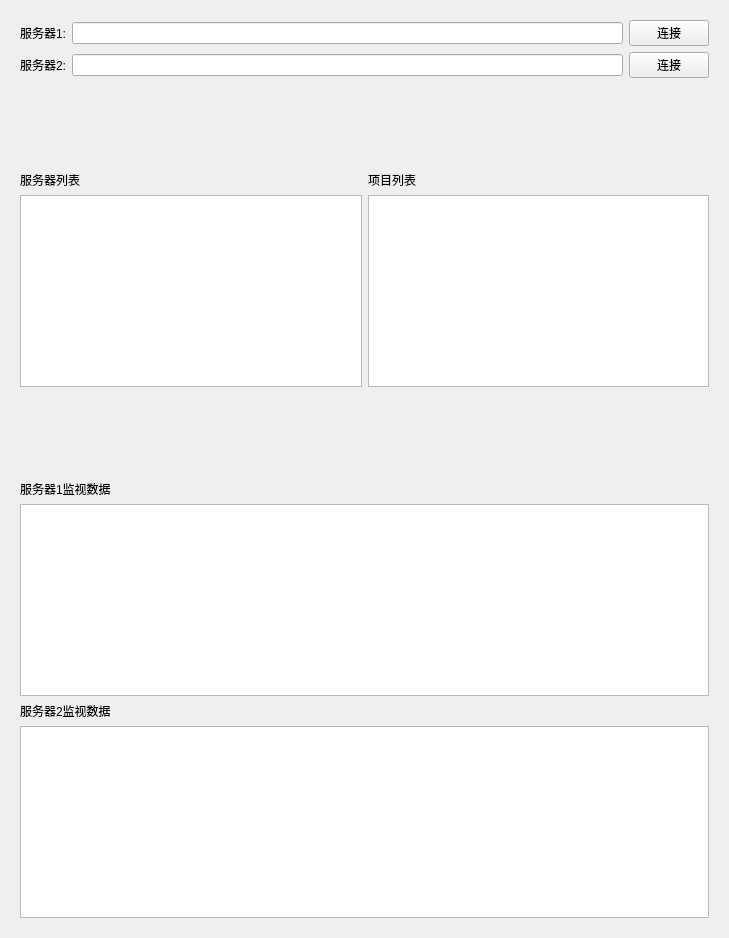
<?xml version="1.0" encoding="UTF-8"?>
<ui version="4.0">
 <class>Widget</class>
 <widget class="QWidget" name="Widget">
  <property name="enabled">
   <bool>true</bool>
  </property>
  <property name="geometry">
   <rect>
    <x>0</x>
    <y>0</y>
    <width>729</width>
    <height>938</height>
   </rect>
  </property>
  <property name="minimumSize">
   <size>
    <width>561</width>
    <height>521</height>
   </size>
  </property>
  <property name="windowTitle">
   <string>Widget</string>
  </property>
  <layout class="QGridLayout" name="gridLayout">
   <item row="0" column="0">
    <layout class="QVBoxLayout" name="verticalLayout_5">
     <item>
      <widget class="QWidget" name="widget_3" native="true">
       <layout class="QVBoxLayout" name="verticalLayout">
        <item>
         <layout class="QHBoxLayout" name="horizontalLayout">
          <item>
           <widget class="QLabel" name="label">
            <property name="text">
             <string>服务器1:</string>
            </property>
           </widget>
          </item>
          <item>
           <widget class="QLineEdit" name="IP1"/>
          </item>
          <item>
           <widget class="QPushButton" name="connectbt1">
            <property name="text">
             <string>连接</string>
            </property>
           </widget>
          </item>
         </layout>
        </item>
        <item>
         <layout class="QHBoxLayout" name="horizontalLayout_2">
          <item>
           <widget class="QLabel" name="label_6">
            <property name="text">
             <string>服务器2:</string>
            </property>
           </widget>
          </item>
          <item>
           <widget class="QLineEdit" name="IP2"/>
          </item>
          <item>
           <widget class="QPushButton" name="connectbt2">
            <property name="text">
             <string>连接</string>
            </property>
           </widget>
          </item>
         </layout>
        </item>
       </layout>
      </widget>
     </item>
     <item>
      <spacer name="verticalSpacer">
       <property name="orientation">
        <enum>Qt::Vertical</enum>
       </property>
       <property name="sizeHint" stdset="0">
        <size>
         <width>20</width>
         <height>18</height>
        </size>
       </property>
      </spacer>
     </item>
     <item>
      <widget class="QWidget" name="widget" native="true">
       <layout class="QHBoxLayout" name="horizontalLayout_3">
        <item>
         <layout class="QVBoxLayout" name="verticalLayout_3">
          <item>
           <widget class="QLabel" name="label_2">
            <property name="minimumSize">
             <size>
              <width>61</width>
              <height>16</height>
             </size>
            </property>
            <property name="text">
             <string>服务器列表</string>
            </property>
           </widget>
          </item>
          <item>
           <widget class="QTreeView" name="servertreeView">
            <property name="editTriggers">
             <set>QAbstractItemView::NoEditTriggers</set>
            </property>
            <attribute name="headerVisible">
             <bool>false</bool>
            </attribute>
           </widget>
          </item>
         </layout>
        </item>
        <item>
         <layout class="QVBoxLayout" name="verticalLayout_4">
          <item>
           <widget class="QLabel" name="label_3">
            <property name="minimumSize">
             <size>
              <width>54</width>
              <height>16</height>
             </size>
            </property>
            <property name="text">
             <string>项目列表</string>
            </property>
           </widget>
          </item>
          <item>
           <widget class="QListWidget" name="opcItemlist"/>
          </item>
         </layout>
        </item>
       </layout>
      </widget>
     </item>
     <item>
      <spacer name="verticalSpacer_3">
       <property name="orientation">
        <enum>Qt::Vertical</enum>
       </property>
       <property name="sizeHint" stdset="0">
        <size>
         <width>20</width>
         <height>18</height>
        </size>
       </property>
      </spacer>
     </item>
     <item>
      <widget class="QWidget" name="widget_2" native="true">
       <layout class="QVBoxLayout" name="verticalLayout_2">
        <item>
         <widget class="QLabel" name="label_4">
          <property name="text">
           <string>服务器1监视数据</string>
          </property>
         </widget>
        </item>
        <item>
         <widget class="QListWidget" name="ItemValue_1">
          <property name="autoScrollMargin">
           <number>1</number>
          </property>
         </widget>
        </item>
        <item>
         <widget class="QLabel" name="label_5">
          <property name="text">
           <string>服务器2监视数据</string>
          </property>
         </widget>
        </item>
        <item>
         <widget class="QListWidget" name="ItemValue_2">
          <property name="autoScrollMargin">
           <number>1</number>
          </property>
         </widget>
        </item>
       </layout>
      </widget>
     </item>
    </layout>
   </item>
  </layout>
 </widget>
 <resources/>
 <connections/>
</ui>
